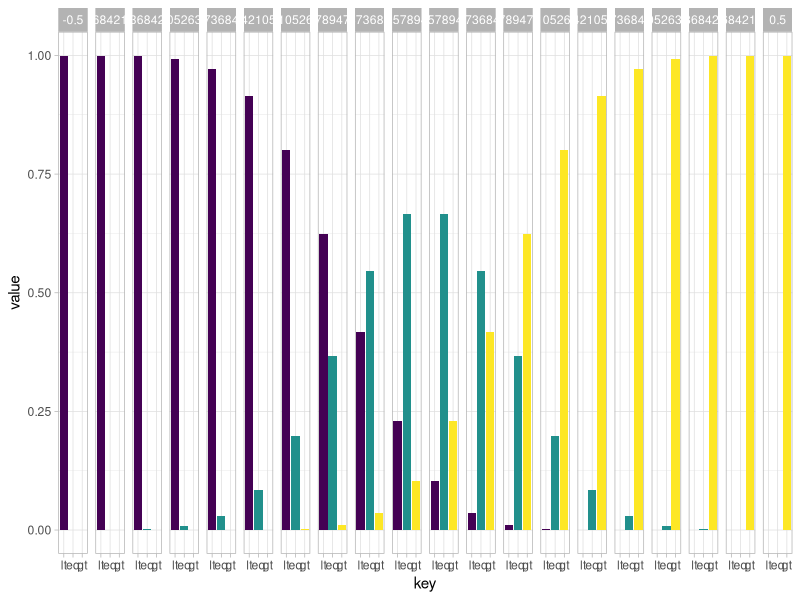

Here is the R script that generated this plot:
library(tidyverse)
library(patchwork)
theme_set(theme_light())


ordobs <- function(a, b, tolerance, noise){
    diff <- rnorm(1, a - b, noise)
    if (diff < (-tolerance)) return(1);
    if (abs(diff) < tolerance) return(2);
    if (diff > tolerance) return(3);
}

ordobs_overview <- function(tolerance,
                            noise,
                            comb_length=20,
                            range_of_interest = c(-2, 2)
                            ){

    ordobs_ltprob <- function(diff, tolerance, noise){
        pnorm(-tolerance, diff, noise)
    }
    ordobs_eqprob <- function(diff, tolerance, noise){
        pnorm(tolerance, diff, noise) - pnorm(-tolerance, diff, noise)
    }
    ordobs_gtprob <- function(diff, tolerance, noise){
        1 - pnorm(tolerance, diff, noise)
    }

    data.frame(comb = seq(from = range_of_interest[1],
                          to = range_of_interest[2],
                          length = comb_length)) %>%
        mutate(lt = sapply(comb, function(x){
            ordobs_ltprob(x, tolerance, noise)
        }),
        eq = sapply(comb, function(x){
            ordobs_eqprob(x, tolerance, noise)
        }),
        gt = sapply(comb, function(x){
            ordobs_gtprob(x, tolerance, noise)
        })) %>%
        gather(key, value, lt:gt) %>%
        mutate(key = ordered(key, levels = c("lt", "eq", "gt"))) %>%
        ggplot(aes(x = key, y = value, fill = key)) +
        geom_bar(stat = "identity") + facet_grid(.~comb) +
        guides(fill = FALSE)
}

ordobs_overview(tolerance = .1, noise = .1, range_of_interest = c(-.5, .5))
